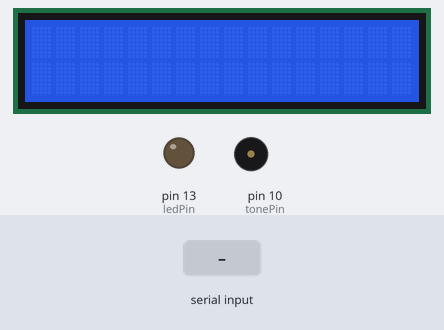
Recording of a sketch running on a simulated Arduino Uno, built with avr-gcc and run on an emulated ATmega328P. Parts: 16×2 character LCD, output pins drawn as LEDs (lit = HIGH), buzzer (waves = sounding). The inputs (shaded band) are chosen by the test bench. What the sketch prints to the serial monitor is not drawn.

Above: at 1.8 s.
1.9 s: "90 45\n" received over Serial
At 2.4 s:
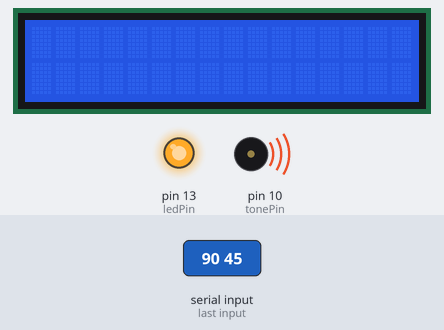
At 6.7 s:
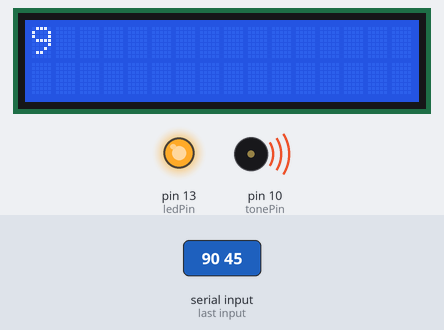
Timing chart, 0 to 10.9 s (numbered marks = the images above; inputs shaded):
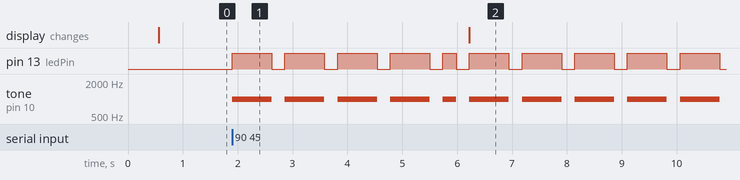

The sketch:

morsecode.ino
```cpp
//Morse Code Decoder and Encoder
/* This Arduino-based project converts text to Morse code and vice versa using an LED, speaker, and button input.
Users can type letters via the serial monitor to see Morse code signals or input Morse via a button to decode messages.
Decoded output is displayed on an LCD screen. */

  #include <LiquidCrystal.h>  //uses an LC Display with no I2C

  LiquidCrystal lcd(12, 11, 5, 4, 3, 2); //Pins for LCD display
  int buttonPin = 8; // Pin for button input
  int tonePin = 10; // Pin for speaker or buzzer
  int toneFreq = 1000;
  int ledPin = 13; // Pin for LED light used a 220 Ohm resistor
  int debounceDelay = 30; //time delay used to filter out unwanted fluctuations in input signal

  int dotLength = 240;
  int dotSpace = dotLength;
  int dashLength = dotLength * 3;
  int letterSpace = dotLength * 3;
  int wordSpace = dotLength * 7;
  float wpm = 1200. / dotLength;

  int t1, t2, onTime, gap;
  bool newLetter, newWord, letterFound, keyboardText;
  int lineLength = 0;
  int maxLineLength = 20;
  bool buzzerEnabled = true;

  char* letters[] = {
  ".-", "-...", "-.-.", "-..", ".", "..-.", "--.", "....", "..",    // A-I
  ".---", "-.-", ".-..", "--", "-.", "---", ".--.", "--.-", ".-.",  // J-R
  "...", "-", "..-", "...-", ".--", "-..-", "-.--", "--.."          // S-Z
  };


  char* numbers[] = {
  "-----", ".----", "..---", "...--", "....-",  //0-4
  ".....", "-....", "--...", "---..", "----."   //5-9
  };


  String dashSeq = "";
  char keyLetter, ch;
  int i, index;


void setup() {
  delay(500);
  pinMode(ledPin, OUTPUT);
  pinMode(tonePin, OUTPUT);
  pinMode(buttonPin, INPUT_PULLUP);
  Serial.begin(9600);
  Serial.println();
  lcd.begin(16, 2);  // 16 columns, 2 rows
  lcd.clear();

  Serial.println("Click field in Serial Monitor,");
  Serial.println("type text and press Enter, or");
  Serial.println("Key in Morse Code to decode:");
  Serial.println("-------------------------------");


  newLetter = false;  //if false, do NOT check for end of letter gap
  newWord = false;    //if false, do NOT check for end of word gap
  keyboardText = false;
}


void loop() {
    if (Serial.available() > 0) {
      if (keyboardText == false) {
        Serial.println();
        Serial.println("-------------------------------");
      }
      keyboardText = true;
      ch = Serial.read();

      // Convert lowercase to uppercase
      if (ch >= 'a' && ch <= 'z') {
        ch = ch - 32;
      }

      if (ch >= 'A' && ch <= 'Z') {
        Serial.print(ch);
        Serial.print(" ");
        Serial.println(letters[ch - 'A']);
        flashSequence(letters[ch - 'A']);

        lcd.setCursor(lineLength % 16, lineLength / 16);
        lcd.print(ch);
        lineLength++;

        if (lineLength >= 32) { // utilizes both rows on the LCD screen
          lcd.clear();
          lcd.setCursor(0, 0);
          lineLength = 0;
        }
      }

      else if (ch >= '0' && ch <= '9') {
        Serial.print(ch);
        Serial.print(" ");
        Serial.println(numbers[ch - '0']);
        flashSequence(numbers[ch - '0']);

        lcd.setCursor(lineLength % 16, 0);
        lcd.print(ch);
        lineLength++;

        if (lineLength >= 16) {
          lcd.clear();
          lcd.setCursor(0, 0);
          lineLength = 0;
        }
      }

      else if (ch == ' ') {
        Serial.println("_");
        lcd.print(" ");
        lineLength++;

        if (lineLength >= 16) {
          lcd.clear();
          lcd.setCursor(0, 0);
          lineLength = 0;
        }
      }

      else {
        // Unknown character entered
        lcd.clear();
        lcd.setCursor(0, 0);
        Serial.print("[Unknown char: ");
        Serial.print(ch);
        Serial.println("] LCD cleared.");
        lineLength = 0;
      }

      // After finishing input
      if (Serial.available() <= 0) {
        Serial.println();
        Serial.println("Enter text or Key in:");
        Serial.println("-------------------------------");
        keyboardText = false;
      }
  }
}

void flashSequence(char* sequence) {
  int i = 0;
  while (sequence[i] == '.' || sequence[i] == '-') {
    flashDotOrDash(sequence[i]);
    i++;
  }
}

void flashDotOrDash(char dotOrDash) {
  digitalWrite(ledPin, HIGH);
  tone(tonePin, toneFreq);
  if (dotOrDash == '.') {
    delay(dotLength);
  }
  else {
    delay(dashLength);
  }
  digitalWrite(ledPin, LOW);
  noTone(tonePin);
  delay(dotLength);
}
```

Measured:
- after the input at 1.9 s, pin 13 (ledPin): goes 4 × (HIGH 0.72 s, LOW 0.24 s), HIGH 0.24 s, 5 × (LOW 0.24 s, HIGH 0.72 s), then LOW, starting at once; tone on pin 10 (tonePin): goes 4 × (1000 Hz 0.72 s, silent 0.24 s), 1000 Hz 0.24 s, 5 × (silent 0.24 s, 1000 Hz 0.72 s), then silent, starting at once
